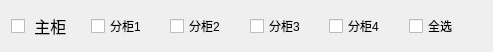
  <widget class="QWidget" name="layoutWidget">
   <property name="geometry">
    <rect>
     <x>10</x>
     <y>340</y>
     <width>493</width>
     <height>33</height>
    </rect>
   </property>
   <layout class="QHBoxLayout" name="horizontalLayout_6">
    <item>
     <widget class="QCheckBox" name="maincheckBox">
      <property name="font">
       <font>
        <pointsize>12</pointsize>
        <weight>50</weight>
        <bold>false</bold>
       </font>
      </property>
      <property name="text">
       <string> 主柜</string>
      </property>
     </widget>
    </item>
    <item>
     <widget class="QCheckBox" name="s1checkBox">
      <property name="font">
       <font>
        <weight>50</weight>
        <bold>false</bold>
       </font>
      </property>
      <property name="text">
       <string>分柜1</string>
      </property>
     </widget>
    </item>
    <item>
     <widget class="QCheckBox" name="s2checkBox">
      <property name="font">
       <font>
        <weight>50</weight>
        <bold>false</bold>
       </font>
      </property>
      <property name="text">
       <string>分柜2</string>
      </property>
     </widget>
    </item>
    <item>
     <widget class="QCheckBox" name="s3checkBox">
      <property name="font">
       <font>
        <weight>50</weight>
        <bold>false</bold>
       </font>
      </property>
      <property name="text">
       <string>分柜3</string>
      </property>
     </widget>
    </item>
    <item>
     <widget class="QCheckBox" name="s4checkBox">
      <property name="font">
       <font>
        <weight>50</weight>
        <bold>false</bold>
       </font>
      </property>
      <property name="text">
       <string>分柜4</string>
      </property>
     </widget>
    </item>
    <item>
     <widget class="QCheckBox" name="allcheckBox">
      <property name="font">
       <font>
        <weight>50</weight>
        <bold>false</bold>
       </font>
      </property>
      <property name="text">
       <string>全选</string>
      </property>
     </widget>
    </item>
   </layout>
  </widget>
